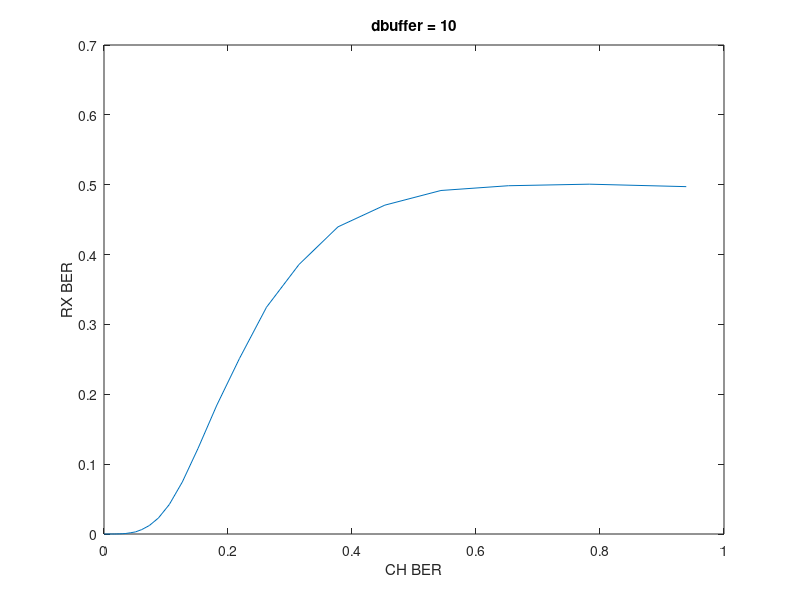

Reproduce this figure in MATLAB.
cbers = [0.000024,0.000029,0.000035,0.000041,0.000050,0.000060,0.000072,0.000086,0.000103,0.000124,0.000149,0.000178,0.000214,0.000257,0.000308,0.000370,0.000444,0.000532,0.000639,0.000767,0.000920,0.001104,0.001325,0.001590,0.001908,0.002290,0.002747,0.003297,0.003956,0.004748,0.005697,0.006836,0.008204,0.009844,0.011813,0.014176,0.017011,0.020413,0.024496,0.029395,0.035275,0.042329,0.050795,0.060954,0.073145,0.087774,0.105329,0.126395,0.151674,0.182009,0.218411,0.262093,0.314511,0.377413,0.452896,0.543475,0.652170,0.782604,0.939125]

rbers = [0.000000,0.000000,0.000000,0.000000,0.000000,0.000000,0.000000,0.000000,0.000000,0.000000,0.000000,0.000000,0.000000,0.000000,0.000000,0.000000,0.000000,0.000000,0.000000,0.000000,0.000000,0.000000,0.000000,0.000000,0.000000,0.000000,0.000000,0.000000,0.000000,0.000000,0.000000,0.000000,0.000000,0.000000,0.000038,0.000019,0.000013,0.000121,0.000198,0.000403,0.000767,0.001707,0.002998,0.006353,0.012137,0.022888,0.042209,0.074575,0.122568,0.184501,0.251106,0.324632,0.385798,0.439697,0.470740,0.491742,0.498549,0.500780,0.497245]

plot(cbers, rbers);
title('dbuffer = 10');
xlabel('CH BER');
ylabel('RX BER');